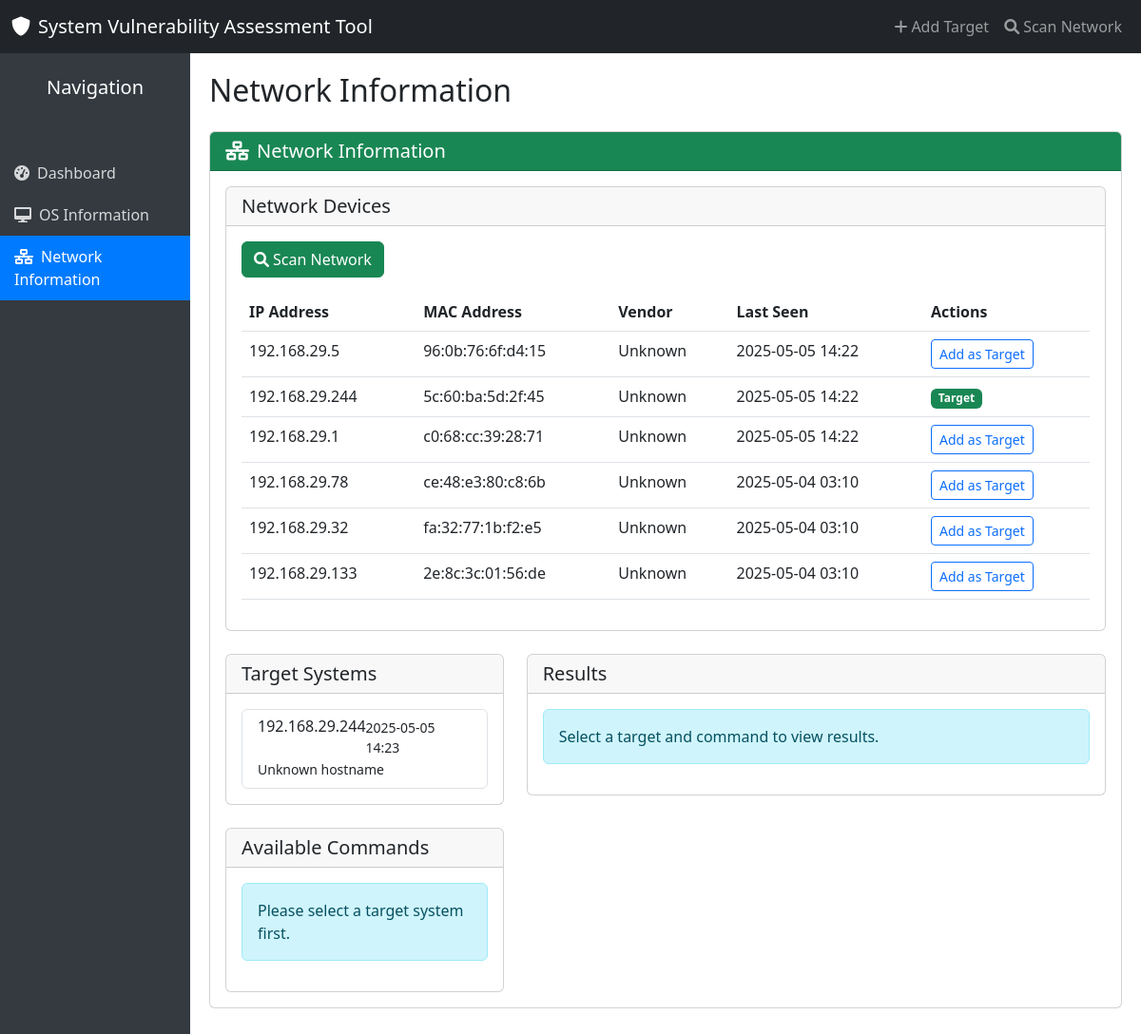
The app's page /scanner/network-info/ with its own data.
### scanner/models.py (models this page shows, shortened)
class NetworkDevice(models.Model):
    ip_address = models.GenericIPAddressField()
    mac_address = models.CharField(max_length=17)
    vendor = models.CharField(max_length=255, blank=True, null=True)
    hostname = models.CharField(max_length=255, blank=True, null=True)
    last_seen = models.DateTimeField(default=timezone.now)
    class Meta:
        unique_together = ('ip_address', 'mac_address')

class Target(models.Model):
    ip_address = models.GenericIPAddressField(unique=True)
    hostname = models.CharField(max_length=255, blank=True, null=True)
    description = models.TextField(blank=True, null=True)
    is_active = models.BooleanField(default=True)
    last_scan = models.DateTimeField(blank=True, null=True)
    created_at = models.DateTimeField(auto_now_add=True)
    updated_at = models.DateTimeField(auto_now=True)

### scanner/views.py (the view)
# urls.py: path('network-info/', views.network_info, name='network_info'),
def network_info(request):
    targets = Target.objects.filter(is_active=True).order_by('-last_scan')
    devices = NetworkDevice.objects.all().order_by('-last_seen')
    target_ips = [target.ip_address for target in targets]
    context = {
        'targets': targets,
        'devices': devices,
        'target_ips': target_ips,
        'page_title': 'Network Information'
    }
    return render(request, 'scanner/network_info.html', context)

### scanner/templates/scanner/network_info.html (shortened to what this page needs)
{% extends 'scanner/base.html' %}
{% block content %}
<div class="row mb-4">
    <div class="col-md-12">
        <div class="card">
            <div class="card-header bg-success text-white">
                <h5 class="mb-0"><i class="fas fa-network-wired me-2"></i>Network Information</h5>
            </div>
            <div class="card-body">
                <div class="row mb-4">
                    <div class="col-md-12">
                        <div class="card">
                            <div class="card-header">
                                <h5 class="mb-0">Network Devices</h5>
                            </div>
                            <div class="card-body">
                                <div class="mb-3">
                                    <form action="{% url 'scanner:scan_network' %}" method="post" class="d-inline">
                                        <button type="submit" class="btn btn-success">
                                            <i class="fas fa-search me-1"></i>Scan Network
                                        </button>
                                    </form>
                                </div>
                                {% if devices %}
                                    <div class="table-responsive">
                                        <table class="table table-hover">
                                            <thead>
                                                <tr>
                                                    <th>IP Address</th>
                                                    <th>MAC Address</th>
                                                    <th>Vendor</th>
                                                    <th>Last Seen</th>
                                                    <th>Actions</th>
                                                </tr>
                                            </thead>
                                            <tbody>
                                                {% for device in devices %}
                                                <tr>
                                                    <td>{{ device.ip_address }}</td>
                                                    <td>{{ device.mac_address }}</td>
                                                    <td>{{ device.vendor|default:"Unknown" }}</td>
                                                    <td>{{ device.last_seen|date:"Y-m-d H:i" }}</td>
                                                    <td>
                                                        {% if device.ip_address in target_ips %}
                                                            <span class="badge bg-success">Target</span>
                                                        {% else %}
                                                            <form action="{% url 'scanner:add_target' %}" method="post" class="d-inline">
                                                                <button type="submit" class="btn btn-sm btn-outline-primary">Add as Target</button>
                                                            </form>
                                                        {% endif %}
                                                    </td>
                                                </tr>
                                                {% endfor %}
                                            </tbody>
                                        </table>
                                    </div>
                                {% else %}
                                    <div class="alert alert-info">
                                        No network devices discovered yet. Click "Scan Network" to discover devices.
                                    </div>
                                {% endif %}
                            </div>
                        </div>
                    </div>
                </div>
                <div class="row">
                    <div class="col-md-4">
                        <div class="card mb-4">
                            <div class="card-header">
                                <h5 class="mb-0">Target Systems</h5>
                            </div>
                            <div class="card-body">
                                {% if targets %}
                                    <div class="list-group">
                                        {% for target in targets %}
                                            <a href="#" class="list-group-item list-group-item-action target-item"
                                               data-target-id="{{ target.id }}" data-target-ip="{{ target.ip_address }}">
                                                <div class="d-flex w-100 justify-content-between">
                                                    <h6 class="mb-1">{{ target.ip_address }}</h6>
                                                    <small>{{ target.last_scan|default:"Never scanned"|date:"Y-m-d H:i" }}</small>
                                                </div>
                                                <small>{{ target.hostname|default:"Unknown hostname" }}</small>
                                            </a>
                                        {% endfor %}
                                    </div>
                                {% else %}
                                    <div class="alert alert-info">
                                        No target systems added yet.
                                        <a href="{% url 'scanner:add_target' %}" class="alert-link">Add a target</a> to get started.
                                    </div>
                                {% endif %}
                            </div>
                        </div>
                        <div class="card">
                            <div class="card-header">
                                <h5 class="mb-0">Available Commands</h5>
                            </div>
                            <div class="card-body">
                                <div class="alert alert-info select-target-message">
                                    Please select a target system first.
                                </div>
                            </div>
                        </div>
                    </div>
                    <div class="col-md-8">
                        <div class="card">
                            <div class="card-header">
                                <h5 class="mb-0 result-title">Results</h5>
                            </div>
                            <div class="card-body result-container" id="result-container">
                                <div class="alert alert-info">
                                    Select a target and command to view results.
                                </div>
                            </div>
                        </div>
                    </div>
                </div>
            </div>
        </div>
    </div>
</div>
{% endblock %}

### scanner/templates/scanner/base.html (style rules this page uses)
.result-container { max-height: 600px; overflow-y: auto; }

### records on screen
NetworkDevice: ip_address "192.168.29.5", mac_address "96:0b:76:6f:d4:15", vendor "Unknown", last_seen "2025-05-05 14:22"
NetworkDevice: ip_address "192.168.29.244", mac_address "5c:60:ba:5d:2f:45", vendor "Unknown", last_seen "2025-05-05 14:22", shows "Target"
NetworkDevice: ip_address "192.168.29.1", mac_address "c0:68:cc:39:28:71", vendor "Unknown", last_seen "2025-05-05 14:22"
NetworkDevice: ip_address "192.168.29.78", mac_address "ce:48:e3:80:c8:6b", vendor "Unknown", last_seen "2025-05-04 03:10"
NetworkDevice: ip_address "192.168.29.32", mac_address "fa:32:77:1b:f2:e5", vendor "Unknown", last_seen "2025-05-04 03:10"
NetworkDevice: ip_address "192.168.29.133", mac_address "2e:8c:3c:01:56:de", vendor "Unknown", last_seen "2025-05-04 03:10"
Target: ip_address "192.168.29.244", last_scan "2025-05-05 14:23", hostname "Unknown hostname"

### other values on screen
{{ page_title|default:"Dashboard" }} "Network Information"
